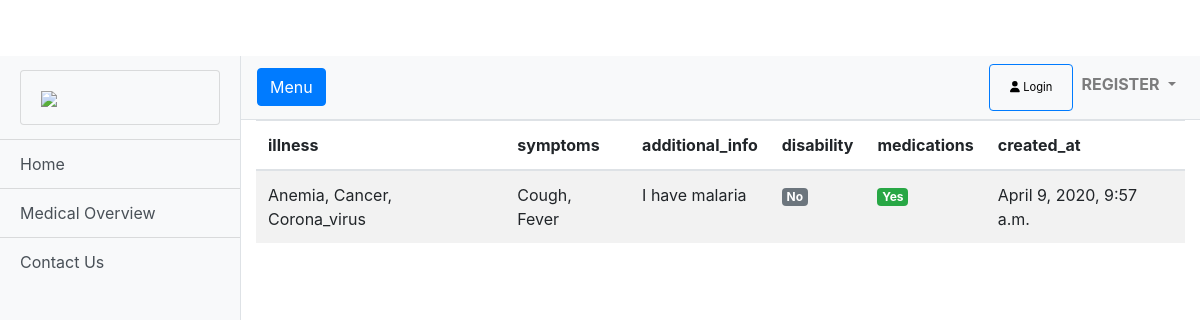
Page /record-detail/2/ on the committed database.
### medicalapp/models.py (models this page shows, shortened)
class MedicalHistory(models.Model):
    Anxiety = 'Anxiety'
    Arthritis = 'Arthritis'
    Asthma = 'Asthma'
    Anemia = 'Anemia'
    Cancer = 'Cancer'
    Corona_virus = 'Corona_virus'
    Diabetes = 'Diabetes'
    Ebola = 'Ebola'
    HIV = 'HIV'
    ILLNESS_CHOICES = (
        (Anxiety, "Anxiety"),
        (Arthritis, "Arthritis"),
        (Asthma, "Asthma"),
        (Anemia, "Anemia"),
        (Cancer, "Cancer"),
        (Corona_virus, "Corona_virus"),
        (Diabetes, "Diabetes"),
        (Ebola, "Ebola"),
        (HIV, "HIV"),
    )
    user = models.ForeignKey(User, on_delete=models.CASCADE)
    illness = MultiSelectField(choices=ILLNESS_CHOICES, max_length=50)
    symptoms = models.CharField(max_length=100)
    additional_info = models.CharField(max_length=100)
    disability = models.BooleanField(default=False)
    medications = models.BooleanField(default=False)
    created_at = models.DateTimeField(default=timezone.now)

### medicalapp/views/home.py (the view)
# urls.py: path('record-detail/<int:id>/', RecordDetailView.as_view(), name='medical-record-detail'),
class RecordDetailView(DetailView):
    model = MedicalHistory
    template_name = 'record_detail.html'
    context_object_name = 'record'
    pk_url_kwarg = 'id'

### templates/record_detail.html (shortened to what this page needs)
{% extends 'base.html' %}
{% load static %}
{% block content %}
{% include 'sidebar.html' %}
    <section>
        <div class="container">
            <div class="row">
                <div class="col-lg-12">
                    <div class="table-responsive">
                        <table class="table table-striped table-hover table-client-dashboard">
                            <thead>
                            <tr>
                                <th>illness</th>
                                <th>symptoms</th>
                                <th>additional_info</th>
                                <th>disability</th>
                                <th>medications</th>
                                <th>created_at</th>
                            </tr>
                            </thead>
                            <tbody>
                                <tr>
                                    <td>
                                        {{ object.illness }}
                                    </td>
                                    <td>
                                        {{ object.symptoms }}
                                    </td>
                                    <td>
                                        {{ object.additional_info }}
                                    </td>
                                    {% if object.disability %}
                                    <td>
                                        <span class="badge badge-success">Yes</span>
                                    </td>
                                    {% else %}
                                    <td>
                                        <span class="badge badge-secondary">No</span>
                                    </td>
                                    {% endif %}
                                    {% if object.medications %}
                                    <td>
                                        <span class="badge badge-success">Yes</span>
                                    </td>
                                    {% else %}
                                    <td>
                                        <span class="badge badge-secondary">No</span>
                                    </td>
                                    {% endif %}
                                    <td>
                                        {{ object.created_at }}
                                    </td>
                            </tbody>
                        </table>
                    </div>
                </div>
            </div>
        </div>
    </section>
{% endblock %}

### static/css/simple-sidebar.css (style rules this page uses)
body { overflow-x: hidden; }

### static/css/full-width-pics.css (style rules this page uses)
body { padding-top: 56px; }

### rows in the picture
MedicalHistory: illness "Anemia, Cancer, Corona_virus", symptoms "Cough, Fever", additional_info "I have malaria", created_at "April 9, 2020, 9:57 a.m."
